Frame 1 (no input): blank canvas, image omitted
Frame 60 (no input): blank canvas, image omitted
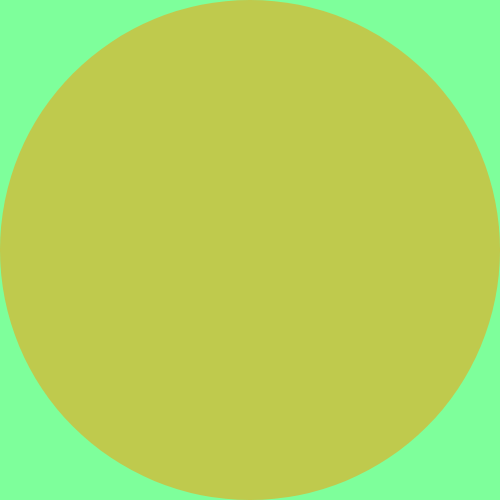
Frame 120 (the mouse pressed at the canvas centre since frame 60)

The p5.js sketch whose frames 1 and 60 were blank and that drew this single picture after the mouse press (run headless with seeded random() and noise() and a simulated clock; from frame 60 on, the mouse is pressed at the canvas centre):

// p5.js sketch
// ── sketch.js
function setup() {
  createCanvas(500,500)
  noStroke()
}

function draw() {
  
  // Draw a white background
  background(126,255,155)
  
  // Use map() to scale an input value to a new range.
  // In this case, our initial range is 0 to width
  // and our new desired range is 0 to 255.
  // This re-scales our mouseX to be between 0 and 255 
  // (which is the range for a color value)
  var opacity = map(mouseX,0,width,0,255)
  
  // set a fill style with our new opacity
  fill(255,150,0,opacity)
  
  // draw the circle
  ellipse(width/2,height/2,width,height)
  
}
